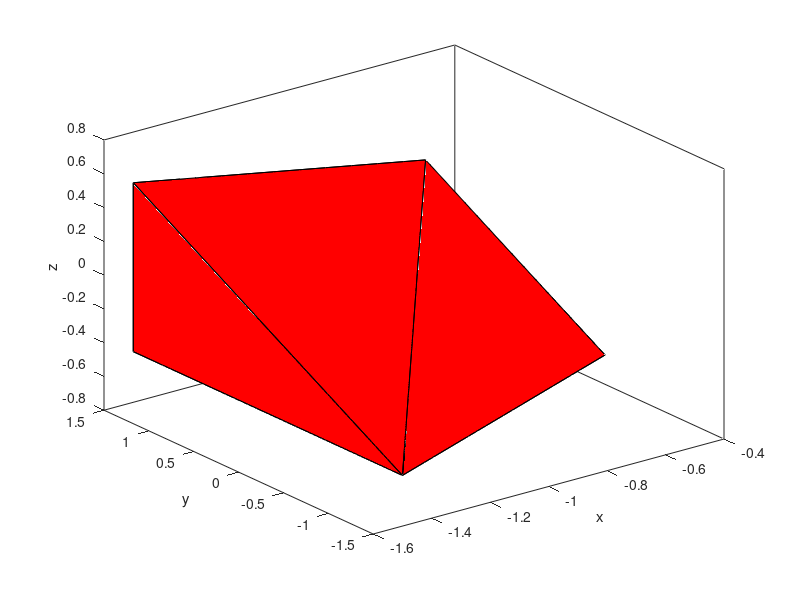

This figure's MATLAB source:
%  This file is part of the Interface Reconstruction Library (IRL),
%  a library for interface reconstruction and computational geometry operations.
%
%  Copyright (C) 2019 Robert Chiodi <robert.chiodi@gmail.com>
%
%  This Source Code Form is subject to the terms of the Mozilla Public
%  License, v. 2.0. If a copy of the MPL was not distributed with this
%  file, You can obtain one at https://mozilla.org/MPL/2.0/.

vertex(1:3,1) = [ -1.5, -1.5, -0.5 ];
neighbor(1:3,1) = [5,2,1];
vertex(1:3,2) = [ -1.5, 1.5, -0.5 ];
neighbor(1:3,2) = [0,2,3];
vertex(1:3,3) = [ -1.5, 1.5, 0.5 ];
neighbor(1:3,3) = [4,1,0];
vertex(1:3,4) = [ -0.5, 1.5, -0.5 ];
neighbor(1:3,4) = [1,4,5];
vertex(1:3,5) = [ -0.5, 1.5, 0.166666666666667 ];
neighbor(1:3,5) = [2,5,3];
vertex(1:3,6) = [ -0.5, -0.5, -0.5 ];
neighbor(1:3,6) = [0,3,4];

neighbor = neighbor + 1;

edges_visited(1:3,1:length(vertex(1,:))) = 0;
edge_index(1:2) = 0;
figure(1)
for v = 1:length(vertex(1,:))
    for n = 1:3

        if(edges_visited(n,v) == 0)
            edge_index(1) = v;
            edge_index(2) = neighbor(n,v);
            for neigh = 1:3
               if(neighbor(neigh,edge_index(2)) == edge_index(1))
                  break; 
               end
            end
            edge_index(1) = edge_index(2);
            next_index  = mod((neigh),3)+1;
            edge_index(2) = neighbor(next_index,edge_index(1));
            edges_visited(next_index, edge_index(1)) = 1;
            
            while(edge_index(1) ~= v)
            tri_vertex(:,1) = vertex(:,v);
            tri_vertex(:,2) = vertex(:,edge_index(1));
            tri_vertex(:,3) = vertex(:,edge_index(2));           
            
            fill3(tri_vertex(1,:),tri_vertex(2,:),tri_vertex(3,:),'r');
            hold on;
            
            for neigh = 1:3
               if(neighbor(neigh,edge_index(2)) == edge_index(1))
                  break; 
               end
            end
            edge_index(1) = edge_index(2);
            next_index  = mod((neigh),3)+1;
            edge_index(2) = neighbor(next_index,edge_index(1));
            edges_visited(next_index, edge_index(1)) = 1;
                
            end

        end
    end
    
end
hold off;
xlabel('x');
ylabel('y');
zlabel('z');
